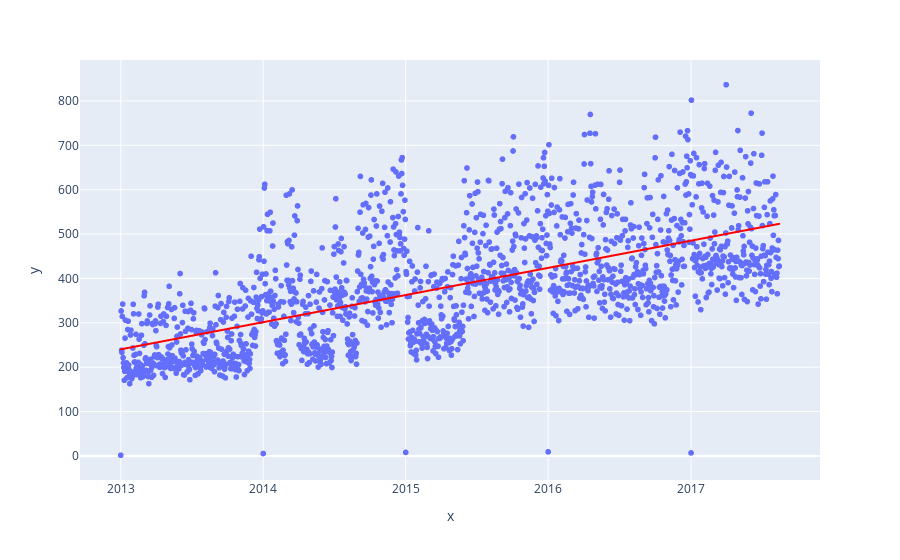

The notebook cell saved with this chart:
### Markdown cell above
Gráfico de datos y marcar tendencia a lo largo de los años

### Code cell
px.scatter(x = pd.to_datetime(average_sales_df["date"]), y = average_sales_df["sales"], trendline="ols", trendline_color_override = 'red')

### Figure 1 — Plotly figure (JSON) as saved in the notebook; plotly's stock layout.template omitted (floating-point values rounded to 4 significant figures; data arrays with more than 128 entries replaced by an {"elided": "..."} marker saying what was removed)
{"data": [{"hovertemplate": "x=%{x}<br>y=%{y}<extra></extra>", "legendgroup": "", "marker": {"color": "#636efa", "symbol": "circle"}, "mode": "markers", "name": "", "showlegend": false, "type": "scattergl", "x": {"elided": "1684 str values"}, "xaxis": "x", "y": {"elided": "1684 float values"}, "yaxis": "y"}, {"hovertemplate": "<b>OLS trendline</b><br>y = 1.93943e-06 * x + -2391.44<br>R<sup>2</sup>=0.410893<br><br>x=%{x}<br>y=%{y} <b>(trend)</b><extra></extra>", "legendgroup": "", "line": {"color": "red"}, "marker": {"color": "#636efa", "symbol": "circle"}, "mode": "lines", "name": "", "showlegend": false, "type": "scattergl", "x": {"elided": "1684 str values"}, "xaxis": "x", "y": {"elided": "1684 float values"}, "yaxis": "y"}], "layout": {"legend": {"tracegroupgap": 0}, "margin": {"t": 60}, "xaxis": {"anchor": "y", "domain": [0, 1], "title": {"text": "x"}}, "yaxis": {"anchor": "x", "domain": [0, 1], "title": {"text": "y"}}}}
